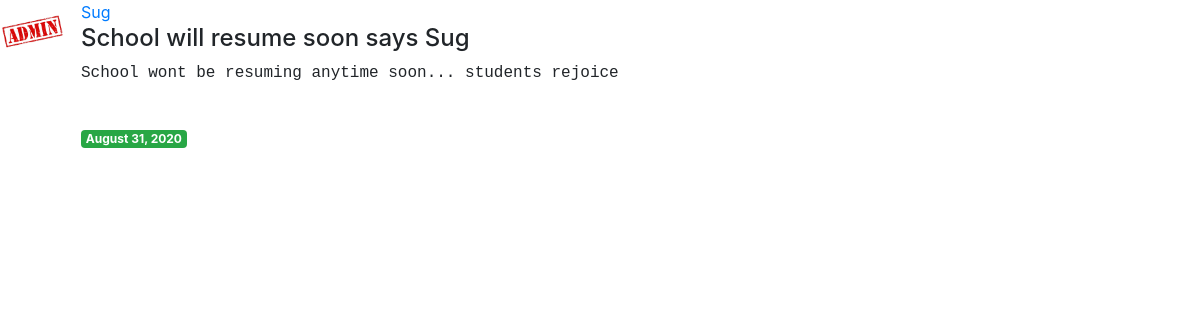
The app's page /post/2/ with its own data.
### sug/models.py (models this page shows, shortened)
class Post(models.Model):
    author = models.ForeignKey(User, on_delete=models.CASCADE)
    title = models.CharField(max_length=200)
    content = models.TextField()
    date_posted = models.DateTimeField(auto_now_add=True, null=True)

### user/models.py (models this page shows, shortened)
class Profile(models.Model):
    user = models.OneToOneField(User, on_delete=models.CASCADE)
    image = models.ImageField(default='default.jpg', upload_to = 'profile_pics')

### sug/views.py (the view)
# urls.py: path('post/<int:pk>/', DetailPost.as_view(), name= 'post_detail'),
class DetailPost(DetailView):
    model = Post
    template_name = 'post_detail.html'
    context_object_name = 'posts'

### sug/templates/post_detail.html (shortened to what this page needs)
{% extends 'base.html' %}
{% block body %}
    <article class="media content-section">
        <img class ="rounded-circle article-img" src="{{ posts.author.profile.image.url }}">
        <div class="media-body">
            <div class="article-metadata">
                <a class="mr-2" href="#">{{ posts.author }}</a>
            </div>
            <h4 class="article-title">{{ posts.title }}</h4>
            <p class="article-content" style="font-family: monospace;">{{ posts.content }}</p>
            <br />
            <span class="badge badge-success">{{posts.date_posted|date:"F j, Y"}}</span>
        </div>
    </article>
{% endblock %}

### sug/templates/post_detail.html (style rules this page uses)
.article-img { height: 65px; width: 65px; margin-right: 16px; }

### records on screen
Post: author.profile.image (picture), author "Sug", title "School will resume soon says Sug", content "School wont be resuming anytime soon... students rejoice", date_posted "August 31, 2020"
